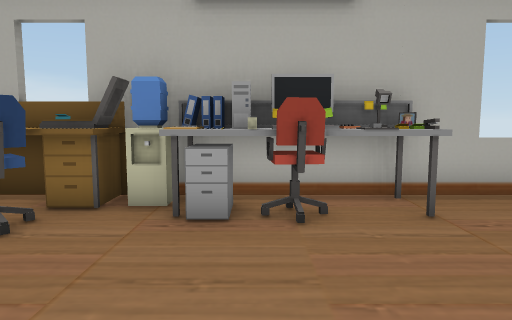
view 1 (above)

18 first-person views from a walk through a scene from a Unity 3-D project. The camera is 1.3 m above the floor, tilts 6° down and sees 70° across. The floor is counted in squares, 1 m on a side. Each view is taken from the middle of a square. On the plan, view 1 faces up. The plan holds only what a view shows up to about 15 squares ahead; the rest is blank. The player character is not drawn. Some surface patterns are stand-ins.

view 2
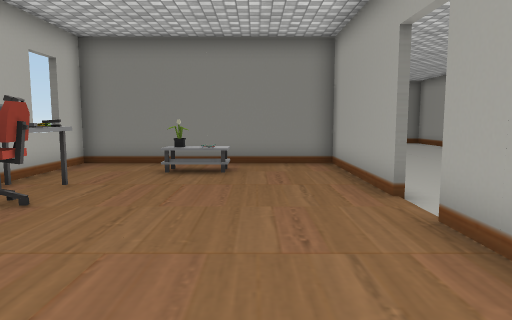

view 3
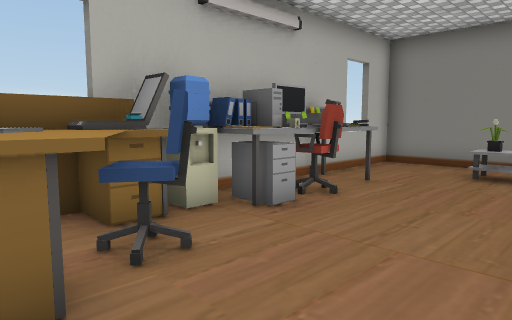

view 4
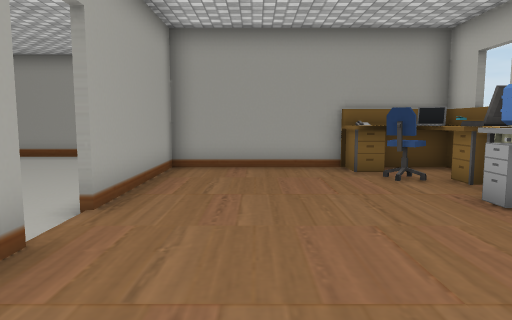

view 5
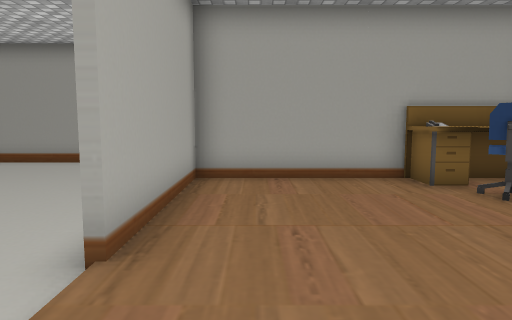

view 6
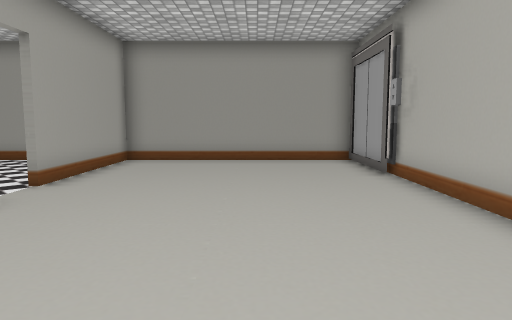

view 7
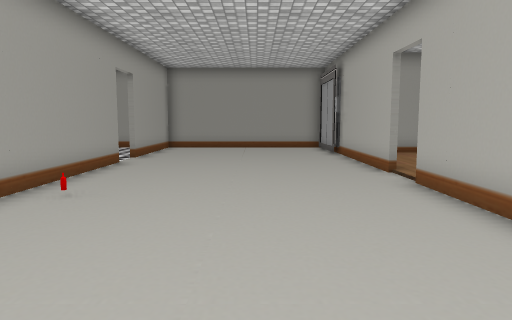

view 8
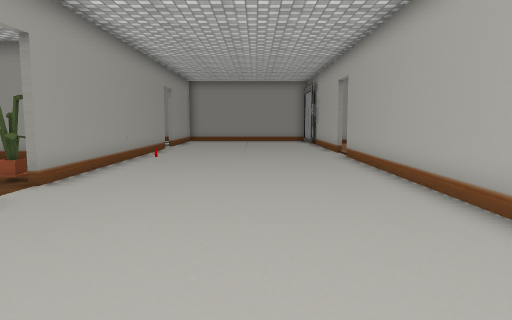

view 9
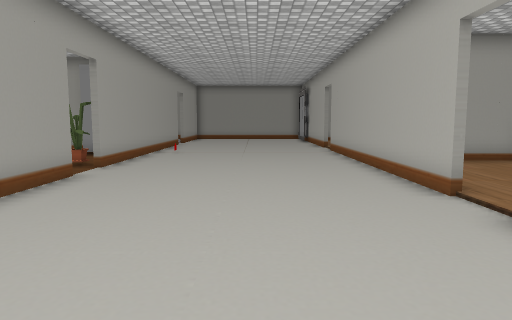

view 10
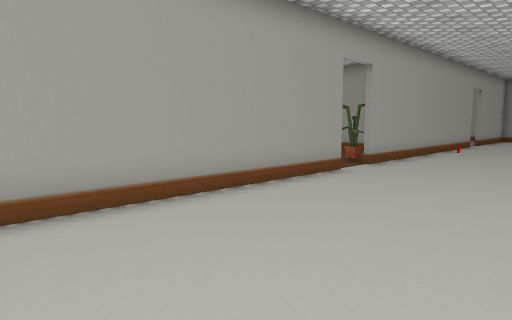

view 11
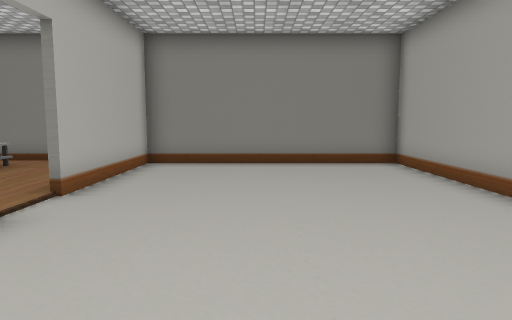

view 12
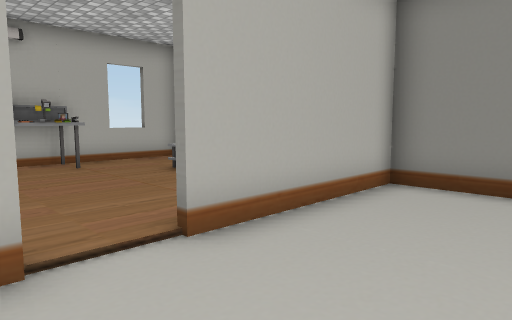

view 13
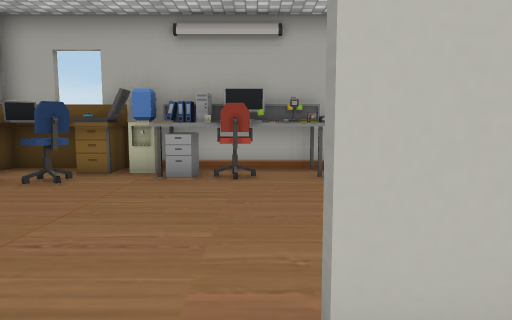

view 14
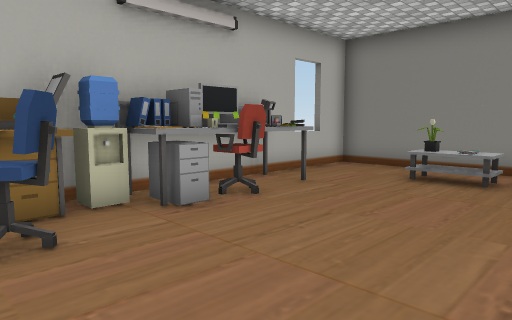

view 15
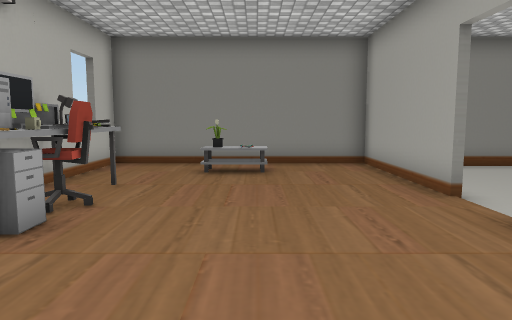

view 16
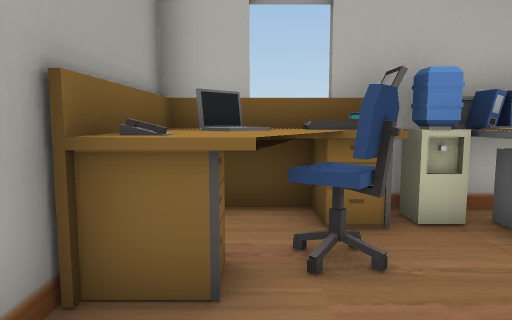

view 17
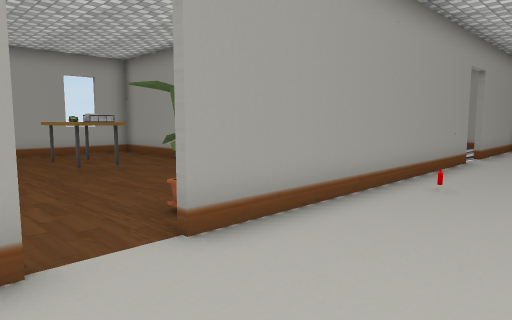

view 18
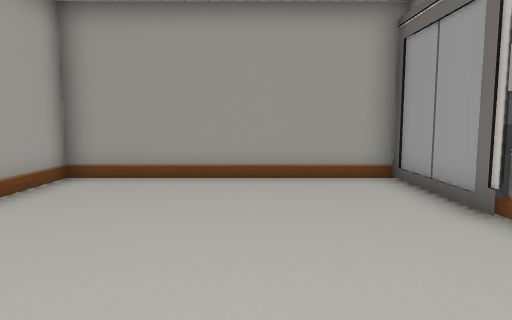

### Floor plan
Key: @ floor where view 1 was taken; # wall or solid block; . floor; E desk; C water cooler; H chair; L laptop; A elevator; P plant; U cupboard; O other object.
Columns run from 10 left of view 1 to 19 right of it. Each row starts with its distance up from view 1.
  7       ########################
  6     #ELECEEEE....ELECEEEE....#
  5     #ELH.EHHE....ELH.EHHE....#
  4     #EEH........ EEH.........#
  3     #.........OO#.........OO.#
  2     A.........OO#.........OO.#
  1     A...........#............#
  0     A.....@.....# ...........#
 -1     A#####..##########..######
 -2 ##AA#........................#
 -3 #............................#
 -4 #............................#
 -5 #............................#
 -6 #............................#
 -7 #............................#
 -8 #............................#
 -9 ######..##########..##########
-10     ...      U  .P..
-11    ...       U......
-12   ..         U  ....
-13 #..         #  .....
-14 #           O  ....
-15               .....
-16               ..EE.
-17              ... E.
-18             #...EE
-19             #.....
-20             #.....
-21               ....
-22               ####

Positions as (right, up) in squares from view 1, and headings:
1: (0, 0), facing up
2: (-5, 1), facing right
3: (-5, 1), facing up-right
4: (5, 1), facing left
5: (3, 0), facing left
6: (3, -5), facing left
7: (9, -5), facing left
8: (15, -5), facing left
9: (18, -5), facing left
10: (18, -4), facing down-left
11: (7, -5), facing right
12: (11, -5), facing up-right
13: (13, -3), facing up
14: (8, 0), facing up-right
15: (7, 2), facing right
16: (8, 1), facing up
17: (10, -6), facing down-left
18: (-1, -5), facing left
